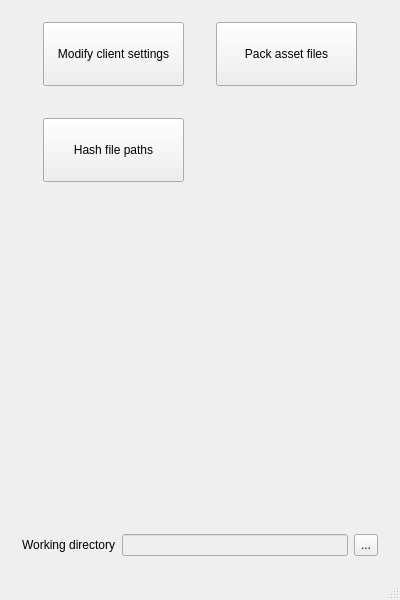
<?xml version="1.0" encoding="UTF-8"?>
<ui version="4.0">
 <class>MainWindow</class>
 <widget class="QMainWindow" name="MainWindow">
  <property name="geometry">
   <rect>
    <x>0</x>
    <y>0</y>
    <width>400</width>
    <height>600</height>
   </rect>
  </property>
  <property name="windowTitle">
   <string>Cry Terra Tool Manager</string>
  </property>
  <widget class="QWidget" name="centralWidget">
   <layout class="QVBoxLayout" name="verticalLayout">
    <property name="spacing">
     <number>0</number>
    </property>
    <item>
     <widget class="QWidget" name="launchButtonsWidget" native="true">
      <layout class="QGridLayout" name="gridLayout">
       <property name="leftMargin">
        <number>32</number>
       </property>
       <property name="rightMargin">
        <number>32</number>
       </property>
       <property name="bottomMargin">
        <number>32</number>
       </property>
       <property name="spacing">
        <number>32</number>
       </property>
       <item row="2" column="0">
        <widget class="ToolLaunchButton" name="launchFilePathHasherButton">
         <property name="minimumSize">
          <size>
           <width>64</width>
           <height>64</height>
          </size>
         </property>
         <property name="text">
          <string>Hash file paths</string>
         </property>
        </widget>
       </item>
       <item row="1" column="0">
        <widget class="ToolLaunchButton" name="launchAssetPackerButton_3">
         <property name="minimumSize">
          <size>
           <width>64</width>
           <height>64</height>
          </size>
         </property>
         <property name="text">
          <string>Modify client settings</string>
         </property>
        </widget>
       </item>
       <item row="1" column="1">
        <widget class="ToolLaunchButton" name="launchAssetPackerButton">
         <property name="minimumSize">
          <size>
           <width>64</width>
           <height>64</height>
          </size>
         </property>
         <property name="text">
          <string>Pack asset files</string>
         </property>
        </widget>
       </item>
      </layout>
     </widget>
    </item>
    <item>
     <spacer name="leftVerticalSpacer">
      <property name="orientation">
       <enum>Qt::Vertical</enum>
      </property>
      <property name="sizeHint" stdset="0">
       <size>
        <width>20</width>
        <height>206</height>
       </size>
      </property>
     </spacer>
    </item>
    <item>
     <spacer name="rightVerticalSpacer">
      <property name="orientation">
       <enum>Qt::Vertical</enum>
      </property>
      <property name="sizeHint" stdset="0">
       <size>
        <width>20</width>
        <height>4</height>
       </size>
      </property>
     </spacer>
    </item>
    <item>
     <widget class="QWidget" name="settingsWidget" native="true">
      <layout class="QGridLayout" name="gridLayout_2">
       <item row="1" column="1">
        <widget class="QLineEdit" name="workingDirectoryLineEdit">
         <property name="enabled">
          <bool>false</bool>
         </property>
        </widget>
       </item>
       <item row="1" column="0">
        <widget class="QLabel" name="workingDirectoryLabel">
         <property name="text">
          <string>Working directory</string>
         </property>
        </widget>
       </item>
       <item row="1" column="2">
        <widget class="QToolButton" name="workingDirectoryButton">
         <property name="sizePolicy">
          <sizepolicy hsizetype="Minimum" vsizetype="Minimum">
           <horstretch>0</horstretch>
           <verstretch>0</verstretch>
          </sizepolicy>
         </property>
         <property name="text">
          <string>...</string>
         </property>
        </widget>
       </item>
      </layout>
     </widget>
    </item>
   </layout>
  </widget>
  <widget class="QStatusBar" name="statusBar">
   <property name="enabled">
    <bool>true</bool>
   </property>
  </widget>
  <action name="actionSet_working_directory">
   <property name="text">
    <string>Set working directory</string>
   </property>
  </action>
 </widget>
 <layoutdefault spacing="6" margin="11"/>
 <customwidgets>
  <customwidget>
   <class>ToolLaunchButton</class>
   <extends>QPushButton</extends>
   <header>toollaunchbutton.hpp</header>
   <slots>
    <signal>mouseEntered(QString)</signal>
    <signal>mouseLeft()</signal>
   </slots>
  </customwidget>
 </customwidgets>
 <resources/>
 <connections>
  <connection>
   <sender>actionSet_working_directory</sender>
   <signal>triggered()</signal>
   <receiver>MainWindow</receiver>
   <slot>openWorkingDirectoryPrompt()</slot>
   <hints>
    <hint type="sourcelabel">
     <x>-1</x>
     <y>-1</y>
    </hint>
    <hint type="destinationlabel">
     <x>199</x>
     <y>299</y>
    </hint>
   </hints>
  </connection>
  <connection>
   <sender>workingDirectoryButton</sender>
   <signal>clicked()</signal>
   <receiver>actionSet_working_directory</receiver>
   <slot>trigger()</slot>
   <hints>
    <hint type="sourcelabel">
     <x>367</x>
     <y>548</y>
    </hint>
    <hint type="destinationlabel">
     <x>-1</x>
     <y>-1</y>
    </hint>
   </hints>
  </connection>
  <connection>
   <sender>MainWindow</sender>
   <signal>workingDirectoryChanged(QString)</signal>
   <receiver>workingDirectoryLineEdit</receiver>
   <slot>setText(QString)</slot>
   <hints>
    <hint type="sourcelabel">
     <x>199</x>
     <y>299</y>
    </hint>
    <hint type="destinationlabel">
     <x>239</x>
     <y>548</y>
    </hint>
   </hints>
  </connection>
 </connections>
 <slots>
  <signal>workingDirectoryChanged(QString)</signal>
  <slot>launchAssetPacker()</slot>
  <slot>launchFilePathHasher()</slot>
  <slot>openWorkingDirectoryPrompt()</slot>
  <slot>setWorkingDirectory(QString)</slot>
 </slots>
</ui>
